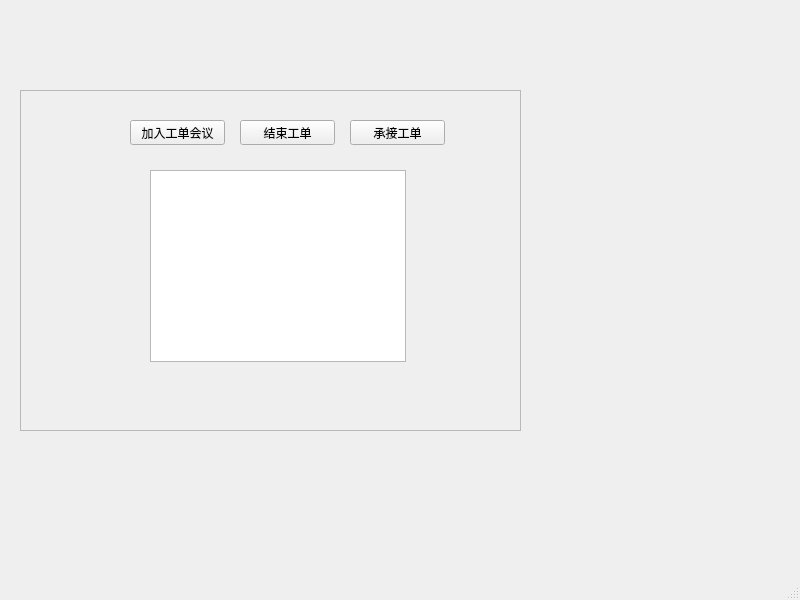
<?xml version="1.0" encoding="UTF-8"?>
<ui version="4.0">
 <class>MainWindow</class>
 <widget class="QMainWindow" name="MainWindow">
  <property name="geometry">
   <rect>
    <x>0</x>
    <y>0</y>
    <width>800</width>
    <height>600</height>
   </rect>
  </property>
  <property name="windowTitle">
   <string>MainWindow</string>
  </property>
  <widget class="QWidget" name="centralwidget">
   <widget class="QFrame" name="frame">
    <property name="geometry">
     <rect>
      <x>20</x>
      <y>90</y>
      <width>501</width>
      <height>341</height>
     </rect>
    </property>
    <property name="frameShape">
     <enum>QFrame::StyledPanel</enum>
    </property>
    <property name="frameShadow">
     <enum>QFrame::Raised</enum>
    </property>
    <widget class="QTableWidget" name="tableWidget">
     <property name="geometry">
      <rect>
       <x>130</x>
       <y>80</y>
       <width>256</width>
       <height>192</height>
      </rect>
     </property>
    </widget>
    <widget class="QPushButton" name="joinTicket">
     <property name="geometry">
      <rect>
       <x>110</x>
       <y>30</y>
       <width>95</width>
       <height>25</height>
      </rect>
     </property>
     <property name="text">
      <string>加入工单会议</string>
     </property>
    </widget>
    <widget class="QPushButton" name="completeTicket">
     <property name="geometry">
      <rect>
       <x>220</x>
       <y>30</y>
       <width>95</width>
       <height>25</height>
      </rect>
     </property>
     <property name="text">
      <string>结束工单</string>
     </property>
    </widget>
    <widget class="QPushButton" name="acceptTicket">
     <property name="geometry">
      <rect>
       <x>330</x>
       <y>30</y>
       <width>95</width>
       <height>25</height>
      </rect>
     </property>
     <property name="text">
      <string>承接工单</string>
     </property>
    </widget>
   </widget>
  </widget>
  <widget class="QMenuBar" name="menubar">
   <property name="geometry">
    <rect>
     <x>0</x>
     <y>0</y>
     <width>800</width>
     <height>27</height>
    </rect>
   </property>
  </widget>
  <widget class="QStatusBar" name="statusbar"/>
 </widget>
 <resources/>
 <connections/>
</ui>
